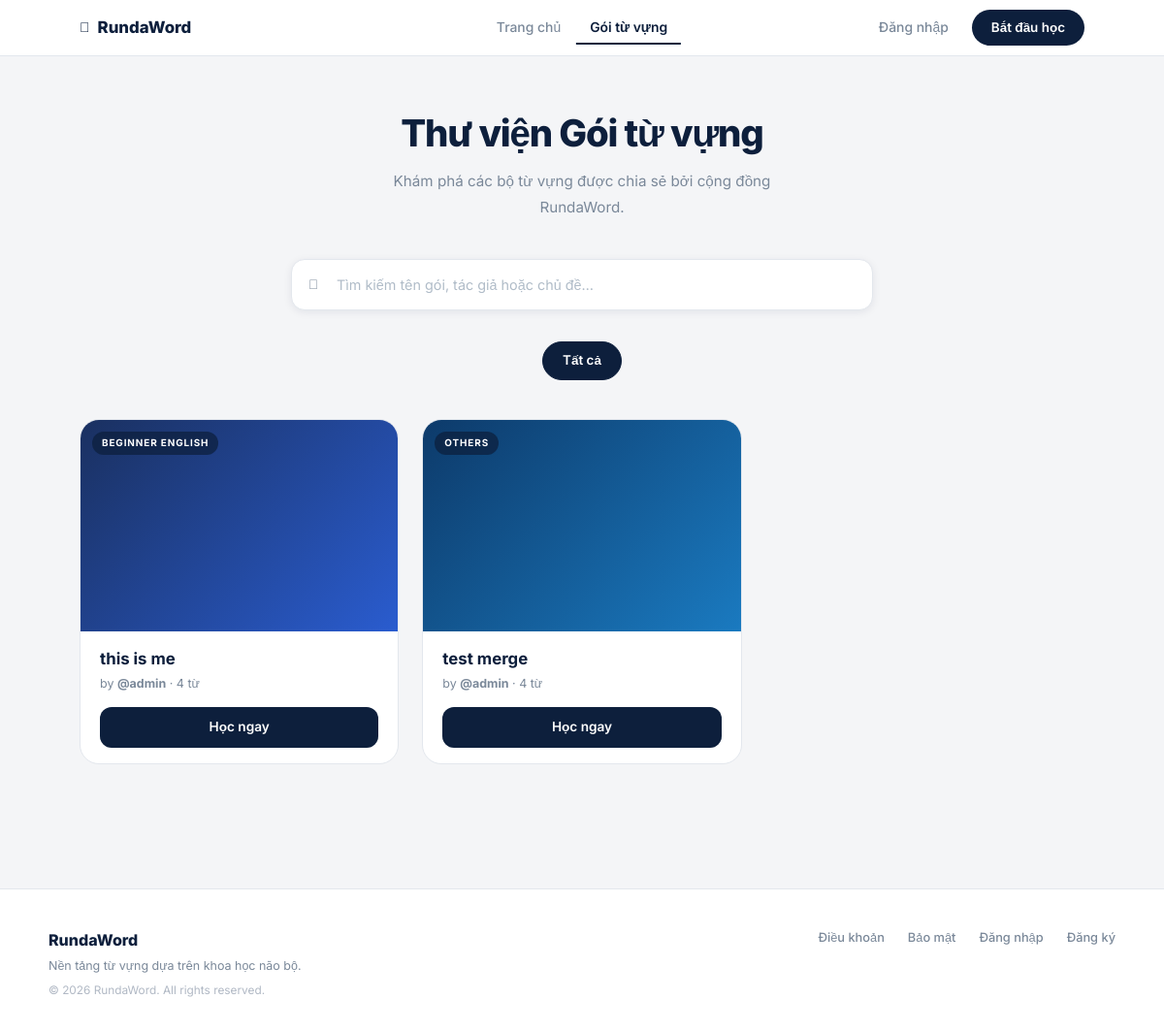
/explore?q=&topic=Beginner+English, run on an earlier commit of the app's database.
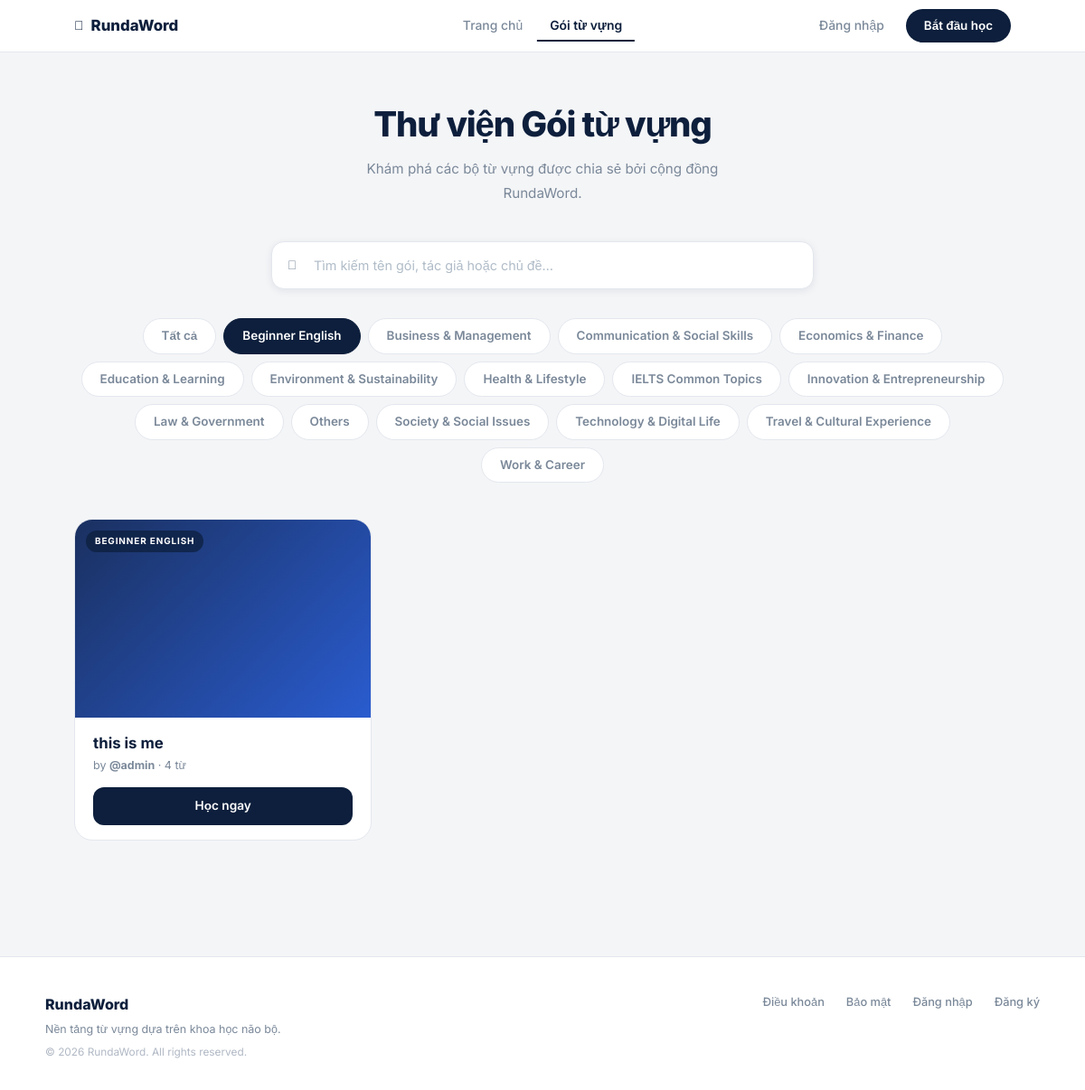
And on a later commit of the database.
### main.py (models this page shows, shortened)
class VocabPackage(db.Model):
    __tablename__ = 'vocab_packages'
    id                  = db.Column(db.Integer, primary_key=True)
    package_name        = db.Column(db.String(100), nullable=False)
    package_description = db.Column(db.Text)
    topic               = db.Column(db.String(80))          # NEW: topic/category field
    created_at          = db.Column(db.DateTime, default=datetime.utcnow)
    updated_at          = db.Column(db.DateTime, default=datetime.utcnow)
    user_id             = db.Column(db.Integer, db.ForeignKey('users.id'), nullable=False)
    is_public           = db.Column(db.Boolean, default=True)
    vocabularies = db.relationship(
        'Vocabulary', backref='package', lazy=True, cascade='all, delete-orphan'
    )

class User(UserMixin, db.Model):
    __tablename__ = 'users'
    id            = db.Column(db.Integer, primary_key=True)
    username      = db.Column(db.String(50),  unique=True, nullable=False)
    name          = db.Column(db.String(100))
    email         = db.Column(db.String(120), unique=True, nullable=False)
    password_hash = db.Column(db.String(255), nullable=False)
    role          = db.Column(db.Integer, default=ROLE_USER, nullable=False)
    created_at    = db.Column(db.DateTime, default=datetime.utcnow)
    packages = db.relationship(
        'VocabPackage', backref='user', lazy=True, cascade='all, delete-orphan',
        foreign_keys='VocabPackage.user_id'
    )
    saved_packages = db.relationship(
        'VocabPackage', secondary=user_saved_packages,
        backref=db.backref('saved_by', lazy='dynamic'), lazy='dynamic'
    )

class TopicCatalog(db.Model):
    __tablename__ = 'topic_catalog'
    id   = db.Column(db.Integer, primary_key=True)
    name = db.Column(db.String(120), unique=True, nullable=False)

### main.py (the view)
@app.route('/explore')
def explore():
    q            = request.args.get('q', '').strip()
    topic_filter = request.args.get('topic', '').strip()
    available_topics = get_available_topics()
    if topic_filter and topic_filter not in available_topics:
        topic_filter = ''
    pkg_query = VocabPackage.query.filter(VocabPackage.is_public == True)
    if topic_filter:
        pkg_query = pkg_query.filter(VocabPackage.topic == topic_filter)
    if q:
        public_packages = search_packages(q)
        if topic_filter:
            public_packages = [p for p in public_packages if p.topic == topic_filter]
    else:
        public_packages = pkg_query.order_by(VocabPackage.updated_at.desc()).all()
    return render_template(
        'explore.html',
        public_packages=public_packages,
        search_query=q,
        topic_filter=topic_filter,
        available_topics=available_topics,
    )

### main.py (called while the page is built)
def get_available_topics():
    rows = TopicCatalog.query.order_by(TopicCatalog.name).all()
    return [r.name for r in rows]

### templates/explore.html (shortened to what the changed rows need)
{% extends "base.html" %}
{% block content %}
<div class="exp-page">
  <div class="exp-hero">
    <h1>Thư viện Gói từ vựng</h1>
  </div>
  <div class="exp-filters">
    <a href="{{ url_for('explore', q=search_query or '') }}"
       class="exp-filter {% if not topic_filter %}active{% endif %}">Tất cả</a>
    {% for topic in available_topics %}
    <a href="{{ url_for('explore', q=search_query or '', topic=topic) }}"
       class="exp-filter {% if topic_filter == topic %}active{% endif %}">{{ topic }}</a>
    {% endfor %}
  </div>
  {% set bg_colors = [
    'linear-gradient(135deg,#1a3060,#2a5ccf)',
    'linear-gradient(135deg,#0d3a6a,#1a7ac0)',
    'linear-gradient(135deg,#1a1a3a,#2a2a7a)',
    'linear-gradient(135deg,#3a1a1a,#8a2a2a)',
    'linear-gradient(135deg,#0d3a20,#1a8a4a)',
    'linear-gradient(135deg,#2a1a3a,#6a2a9a)'
  ] %}
  {% if public_packages %}
  <div class="exp-grid">
    {% for pkg in public_packages %}
    <div class="exp-card">
      <div class="exp-card-img-wrap">
        <div class="exp-card-img-bg" style="background:{{ bg_colors[loop.index0 % 6] }};"></div>
        {% if pkg.topic %}
          <span class="exp-cat-badge">{{ pkg.topic }}</span>
        {% endif %}
      </div>
      <div class="exp-card-body">
        <div class="exp-card-name">{{ pkg.package_name }}</div>
        <div class="exp-card-meta">
          by <strong>@{{ pkg.user.username if pkg.user else 'unknown' }}</strong>
          · {{ pkg.vocabularies|length }} từ
        </div>
        {% if current_user.is_authenticated %}
          <a href="{{ url_for('package_detail', package_id=pkg.id) }}" class="btn-learn-dark">Học ngay</a>
        {% else %}
          <button class="btn-learn-dark" onclick="openAuth('login')">Học ngay</button>
        {% endif %}
      </div>
    </div>
    {% endfor %}
  </div>
  {% endif %}
</div>
{% endblock %}

What changed in the data, as far as the page shows it:
no longer on this page (row unchanged): VocabPackage: topic "OTHERS", package_name "test merge", user "admin", vocabularies|length "4"
added TopicCatalog: name "Beginner English"
added TopicCatalog: name "Business & Management"
added TopicCatalog: name "Communication & Social Skills"
added TopicCatalog: name "Economics & Finance"
added TopicCatalog: name "Education & Learning"
added TopicCatalog: name "Environment & Sustainability"
added TopicCatalog: name "Health & Lifestyle"
added TopicCatalog: name "IELTS Common Topics"
added TopicCatalog: name "Innovation & Entrepreneurship"
added TopicCatalog: name "Law & Government"
added TopicCatalog: name "Others"
added TopicCatalog: name "Society & Social Issues"
added TopicCatalog: name "Technology & Digital Life"
added TopicCatalog: name "Travel & Cultural Experience"
added TopicCatalog: name "Work & Career"
